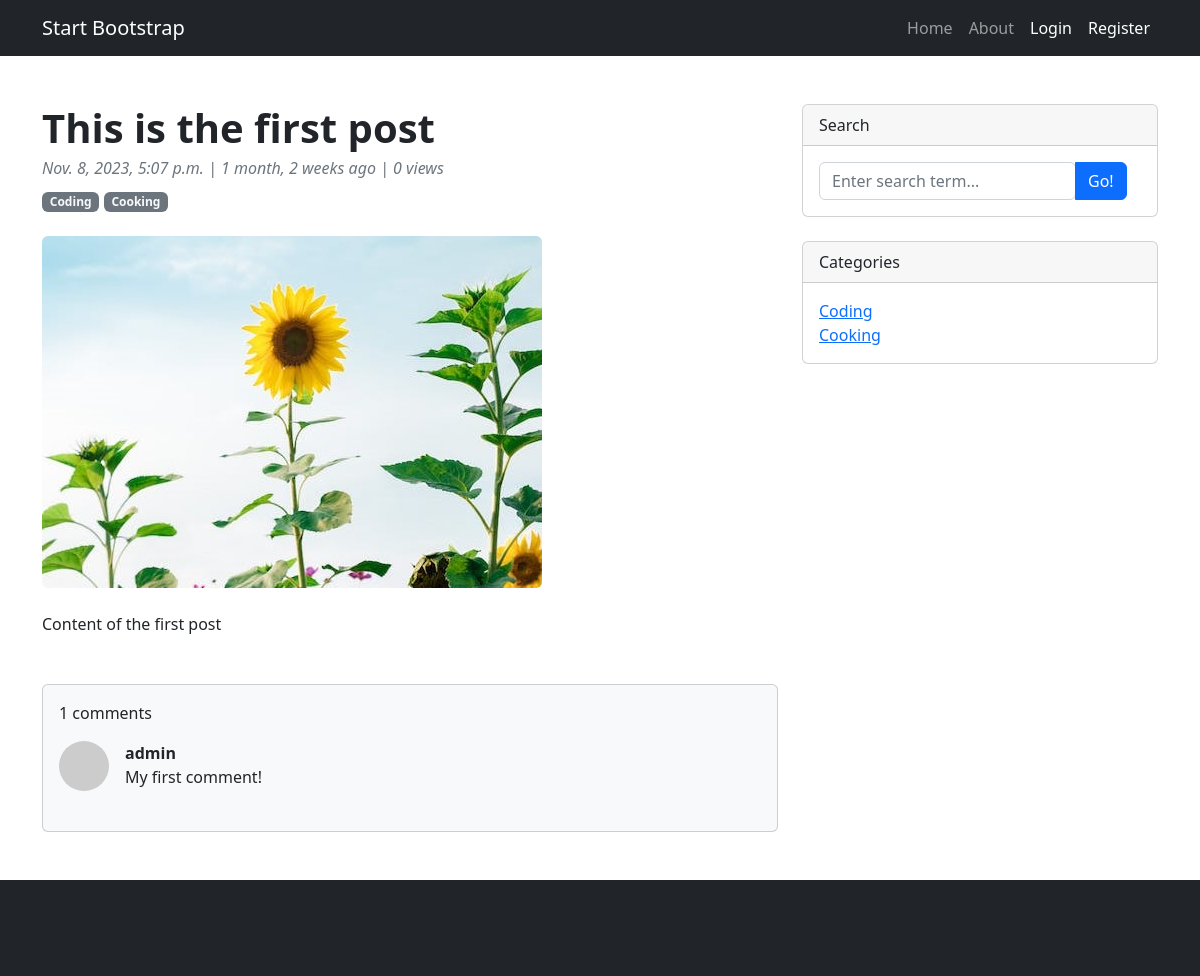
Before: /post/1/ with the older database file.
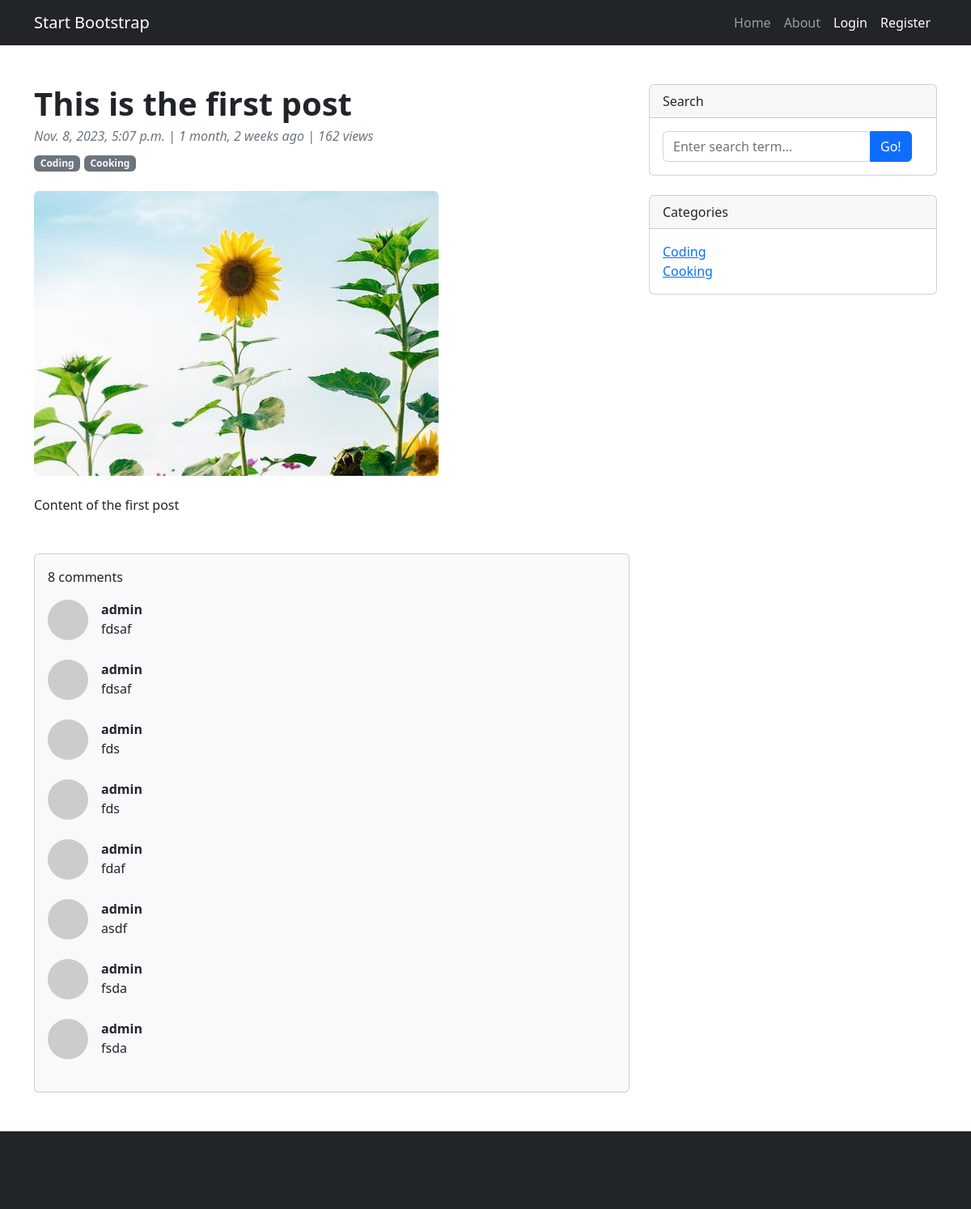
After: the same page with the newer database file.
### core/models.py (models this page shows, shortened)
class Post(models.Model):
    author = models.ForeignKey(User, on_delete=models.CASCADE)
    title = models.CharField(max_length=30)
    overview = models.CharField(max_length=60, null=True, blank=True)
    content = RichTextField(blank=True, null=True)
    category = models.ManyToManyField(Category, blank=True)
    thumbnail = models.ImageField(upload_to='media/thumbnails', null=True, blank=True)
    timestamp = models.DateTimeField(auto_now_add=True)
    view_count = models.IntegerField(default=0)
    @property
    def comment_count(self):
        return self.comments.count()

class Category(models.Model):
    category_name = models.CharField(max_length=30)
    def __str__(self):
        return self.category_name

class Comment(models.Model):
    post = models.ForeignKey(Post, on_delete=models.CASCADE, related_name='comments')
    author = models.ForeignKey(User, on_delete=models.CASCADE)
    content = models.TextField(max_length=800)
    timestamp = models.DateTimeField(auto_now_add=True)

### core/views.py (the view, shortened to what this page needs)
# urls.py: path('post/<int:pk>/', views.post_detail, name='post-detail'),
def post_detail(request, pk):
    post = get_object_or_404(Post, pk=pk)
    Post.objects.filter(pk=pk).update(view_count=F('view_count') + 1)
    form = CommentForm()
    context = {
        'post': post,
        'form': form
    }
    return render(request, 'core/post.html', context)

### core/forms.py
class CommentForm(forms.ModelForm):
    class Meta:
        model = Comment
        fields = ['content']
        widgets = {
            'content': forms.Textarea(attrs={'placeholder': 'Join the discussion and leave a comment...'})
        }

### core/context_processors.py (called while the page is built)
def category_sidebar(request):
    return {'category_list': Category.objects.all()}

### core/templates/core/post.html (shortened to what this page needs)
{% extends 'core/base.html' %}
{% load static %}
{% load crispy_forms_tags %}
{% block content %}
    <div class="container mt-5">
        <div class="row">
            <div class="col-lg-8">
                <article>
                    <header class="mb-4">
                        <h1 class="fw-bolder mb-1">{{ post.title }}</h1>
                        <div class="text-muted fst-italic mb-2">{{ post.timestamp }} | {{ post.timestamp|timesince }}
                            ago | {{ post.view_count }} views
                        </div>
                        {% for category in post.category.all %}
                            <a class="badge bg-secondary text-decoration-none link-light" href="#!">{{ category }}</a>
                        {% endfor %}
                    </header>
                    {% if post.thumbnail %}
                        <figure class="mb-4"><img class="img-fluid rounded"
                                                  src="{{ post.thumbnail.url }}" alt="">
                    {% else %}
                        <figure class="mb-4"><img class="img-fluid rounded"
                                                  src="{% static 'assets/img/default.jpg' %}" alt="">
                    {% endif %}
                    </figure>
                    <section class="mb-5">
                        {{ post.content|safe }}
                    </section>
                </article>
                <section class="mb-5">
                    <div class="card bg-light">
                        <div class="card-body">
                            <p>{{ post.comment_count }} comments</p>
                            {% for comment in post.comments.all %}
                                <div class="d-flex mb-4">
                                    <div class="flex-shrink-0"><img class="rounded-circle"
                                                                    src="https://dummyimage.com/50x50/ced4da/6c757d.jpg"
                                                                    alt="..."/></div>
                                    <div class="ms-3">
                                        <div class="fw-bold">{{ comment.author }}
                                        </div>
                                        {{ comment.content }}
                                    </div>
                                </div>
                            {% endfor %}
                        </div>
                    </div>
                </section>
            </div>
{% endblock %}

### core/templates/core/base.html (shortened to what this page needs)
{% load static %}
<!DOCTYPE html>
<html lang="en">
<head>
    <link href="{% static 'css/styles.css' %}" rel="stylesheet"/>
</head>
<body>
<nav class="navbar navbar-expand-lg navbar-dark bg-dark">
    <div class="container">
        <a class="navbar-brand" href="{% url 'home' %}">Start Bootstrap</a>
        <div class="collapse navbar-collapse" id="navbarSupportedContent">
            <ul class="navbar-nav ms-auto mb-2 mb-lg-0">
                <li class="nav-item"><a class="nav-link" href="#">Home</a></li>
                <li class="nav-item"><a class="nav-link" href="#!">About</a></li>
                {% if user.is_authenticated %}
                    <li class="nav-item"><a class="nav-link active" aria-current="page"
                                            href="{% url 'logout' %}">Logout</a></li>
                    <li class="nav-item"><a class="nav-link" href="{% url 'add-post' %}">Create Post</a></li>
                {% else %}
                    <li class="nav-item"><a class="nav-link active" aria-current="page"
                                            href="{% url 'login' %}">Login</a></li>
                    <li class="nav-item"><a class="nav-link active" aria-current="page" href="{% url 'register' %}">Register</a>
                    </li>
                {% endif %}
            </ul>
        </div>
    </div>
</nav>
{% block content %}
{% endblock %}
<div class="col-lg-4">
    <div class="card mb-4">
        <div class="card-header">Search</div>
        <div class="card-body">
            <div class="input-group">
                <form action="{% url 'search' %}" method="GET">
                    <input name="q" class="form-control" type="text" placeholder="Enter search term..."
                           aria-label="Enter search term..." aria-describedby="button-search"/>
                </form>
                <button class="btn btn-primary" id="button-search" type="button">Go!</button>
            </div>
        </div>
    </div>
    <div class="card mb-4">
        <div class="card-header">Categories</div>
        <div class="card-body">
            <div class="row">
                <div class="col-sm-6">
                    {% for category in category_list %}
                        <ul class="list-unstyled mb-0">
                            <li><a href="{% url 'category-browse' category.id %}">{{ category.category_name }}</a></li>
                        </ul>
                    {% endfor %}
                </div>
            </div>
        </div>
    </div>
</div>
</div>
</div>
<footer class="py-5 bg-dark">
</footer>
</body>
</html>

Changed rows visible on the page:
removed Comment: author "admin", content "My first comment!"
changed Post "This is the first post": view_count "0" → "162"; comment_count "1" → "8"
added Comment: author "admin", content "fdsaf"
added Comment: author "admin", content "fdsaf"
added Comment: author "admin", content "fds"
added Comment: author "admin", content "fds"
added Comment: author "admin", content "fdaf"
added Comment: author "admin", content "asdf"
added Comment: author "admin", content "fsda"
added Comment: author "admin", content "fsda"
